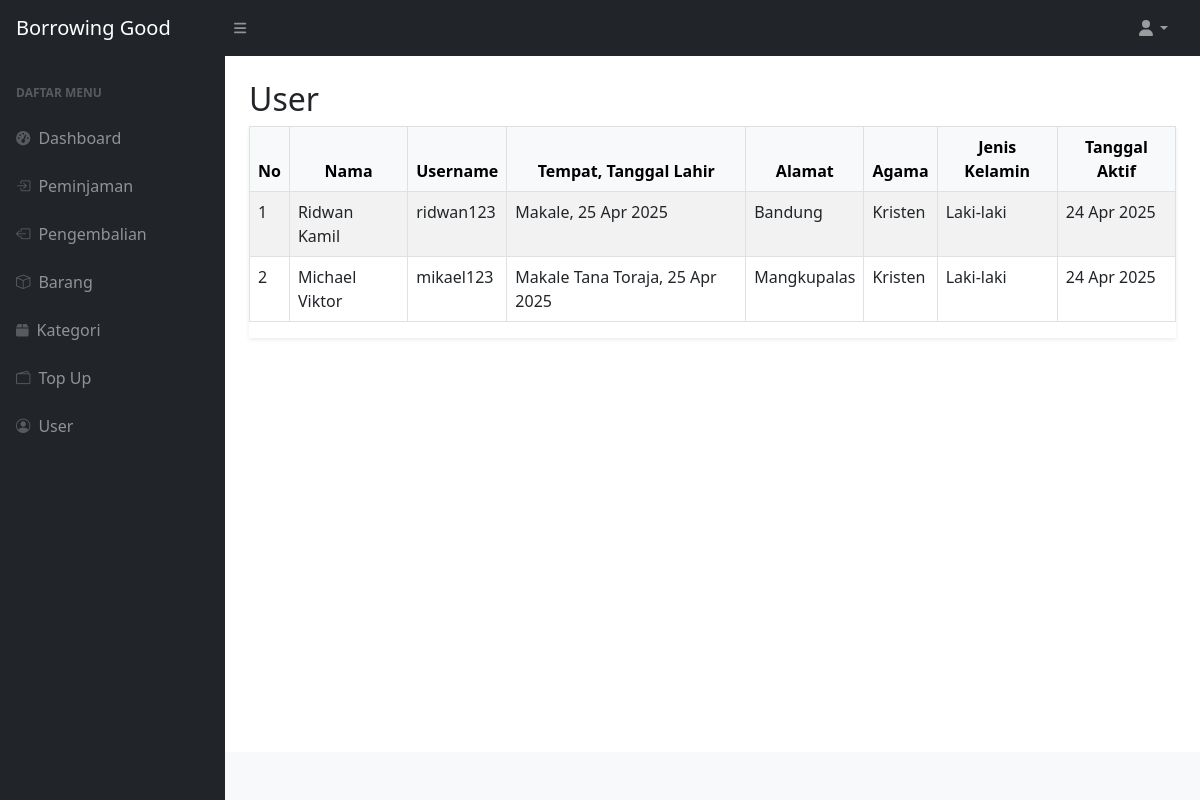
Screenshot of /user.php with the database file from the repository.
### tables this page shows
CREATE TABLE `anggota` (
  `id` int(11) NOT NULL,
  `nama` varchar(50) NOT NULL,
  `id_login` int(11) NOT NULL,
  `tgl_aktif_agt` date NOT NULL,
  `tempat_lahir` varchar(50) NOT NULL,
  `tanggal_lahir` date NOT NULL,
  `alamat` varchar(50) NOT NULL,
  `agama` varchar(20) NOT NULL,
  `j_kel` varchar(15) NOT NULL,
  `no_hp` varchar(15) DEFAULT NULL,
  `saldo` int(11) NOT NULL
);

### user.php (the view)
<?php
include 'conn/koneksi.php';
$query = mysqli_query($conn, "SELECT a.*, l.username
    FROM anggota a
    JOIN login l ON a.id_login = l.id");
$no = 1;
?>
<?php include 'includes/header.php'; ?>
<?php include 'includes/topnav.php'; ?>
<div id="layoutSidenav">
    <?php include 'includes/navbar.php'; ?>
    <div id="layoutSidenav_content">
        <main>
            <div class="container-fluid px-4">
                <h2 class = "pt-4">User</h2>
                <div class="table-responsive shadow-sm">
                <table class="table table-bordered table-striped">
                    <thead class="table-light text-center">
                        <tr>
                            <th>No</th>
                            <th>Nama</th>
                            <th>Username</th>
                            <th>Tempat, Tanggal Lahir</th>
                            <th>Alamat</th>
                            <th>Agama</th>
                            <th>Jenis Kelamin</th>
                            <th>Tanggal Aktif</th>
                        </tr>
                    </thead>
                    <tbody>
                        <?php while ($row = mysqli_fetch_assoc($query)) { ?>
                            <tr>
                                <td><?= $no++ ?></td>
                                <td><?= htmlspecialchars($row['nama']) ?></td>
                                <td><?= htmlspecialchars($row['username']) ?></td>
                                <td><?= htmlspecialchars($row['tempat_lahir'] . ', ' . date('d M Y', strtotime($row['tanggal_lahir']))) ?></td>
                                <td><?= htmlspecialchars($row['alamat']) ?></td>
                                <td><?= htmlspecialchars($row['agama']) ?></td>
                                <td><?= htmlspecialchars($row['j_kel']) ?></td>
                                <td><?= date('d M Y', strtotime($row['tgl_aktif_agt'])) ?></td>
                            </tr>
                        <?php } ?>
                    </tbody>
                </table>
                </div>
            </div>
        </main>
        <?php
        include 'includes/footer.php';
        ?>

### rows the page displays
anggota: nama "Ridwan Kamil", id_login.username "ridwan123", tempat_lahir+tanggal_lahir "Makale, 25 Apr 2025", alamat "Bandung", agama "Kristen", j_kel "Laki-laki", tgl_aktif_agt "24 Apr 2025"
anggota: nama "Michael Viktor", id_login.username "mikael123", tempat_lahir+tanggal_lahir "Makale Tana Toraja, 25 Apr 2025", alamat "Mangkupalas", agama "Kristen", j_kel "Laki-laki", tgl_aktif_agt "24 Apr 2025"
